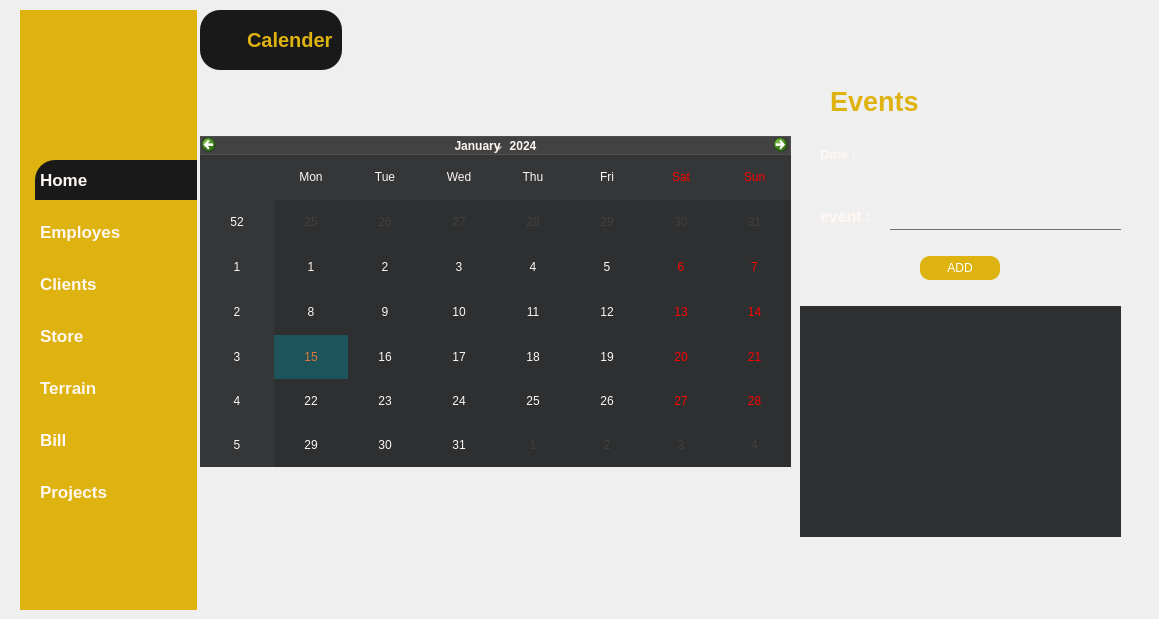
   <widget class="QWidget" name="page_6">
    <property name="styleSheet">
     <string notr="true">#page_6{
background-color: #191919;
}
*{
color : #fff7f2;
border : none;
}

#leftMenu_5{
background-color: #deb30f;
}
QLineEdit{
background : transparent;
}

#appHeader_7,#label_13{
color : #deb30f;
}
#card1_5, #card2_5,#card3_5, #card4_5{
background-color : #191919; 
border-radius : 20px;
}
#pushButton_46,#pushButton_10,#pushButton_19{
background-color : #deb30f;
color : #fff;
border-radius : 10px;
}
#widget_24,#widget_25{
background-color :  #191919; 
border-radius : 20px;
}
#pushButton_53{
background-color :  #191919; 
padding : 10px 5px;
text-align : left;
border-top-left-radius : 20px;
}
#pushButton_54,#pushButton_55,#pushButton_56,#pushButton_57,#pushButton_58,#pushButton_59{
padding : 10px 5px;
text-align : left;
}
QLineEdit{
background : transparent;
border : none;
color: #717072;
border-bottom : 1px solid #717072;
}
QListWidget::item {
    color:#191919; 
    background-color:transparent;
}
</string>
    </property>
    <widget class="QWidget" name="leftMenu_5" native="true">
     <property name="geometry">
      <rect>
       <x>20</x>
       <y>10</y>
       <width>177</width>
       <height>600</height>
      </rect>
     </property>
     <property name="minimumSize">
      <size>
       <width>177</width>
       <height>600</height>
      </size>
     </property>
     <property name="maximumSize">
      <size>
       <width>177</width>
       <height>600</height>
      </size>
     </property>
     <property name="styleSheet">
      <string notr="true"/>
     </property>
     <layout class="QVBoxLayout" name="verticalLayout_49">
      <property name="spacing">
       <number>0</number>
      </property>
      <property name="leftMargin">
       <number>0</number>
      </property>
      <property name="topMargin">
       <number>0</number>
      </property>
      <property name="rightMargin">
       <number>0</number>
      </property>
      <property name="bottomMargin">
       <number>0</number>
      </property>
      <item>
       <widget class="QFrame" name="frame_59">
        <property name="frameShape">
         <enum>QFrame::StyledPanel</enum>
        </property>
        <property name="frameShadow">
         <enum>QFrame::Raised</enum>
        </property>
        <layout class="QVBoxLayout" name="verticalLayout_50">
         <property name="spacing">
          <number>0</number>
         </property>
         <property name="leftMargin">
          <number>0</number>
         </property>
         <property name="topMargin">
          <number>0</number>
         </property>
         <property name="rightMargin">
          <number>0</number>
         </property>
         <property name="bottomMargin">
          <number>0</number>
         </property>
         <item>
          <widget class="QFrame" name="frame_60">
           <property name="minimumSize">
            <size>
             <width>150</width>
             <height>150</height>
            </size>
           </property>
           <property name="maximumSize">
            <size>
             <width>200</width>
             <height>150</height>
            </size>
           </property>
           <property name="frameShape">
            <enum>QFrame::StyledPanel</enum>
           </property>
           <property name="frameShadow">
            <enum>QFrame::Raised</enum>
           </property>
           <widget class="QLabel" name="label_151">
            <property name="geometry">
             <rect>
              <x>-20</x>
              <y>-40</y>
              <width>230</width>
              <height>230</height>
             </rect>
            </property>
            <property name="minimumSize">
             <size>
              <width>230</width>
              <height>230</height>
             </size>
            </property>
            <property name="maximumSize">
             <size>
              <width>230</width>
              <height>230</height>
             </size>
            </property>
            <property name="text">
             <string/>
            </property>
            <property name="pixmap">
             <pixmap>../logo.png</pixmap>
            </property>
            <property name="scaledContents">
             <bool>true</bool>
            </property>
           </widget>
          </widget>
         </item>
         <item alignment="Qt::AlignTop">
          <widget class="QFrame" name="frame_61">
           <property name="frameShape">
            <enum>QFrame::StyledPanel</enum>
           </property>
           <property name="frameShadow">
            <enum>QFrame::Raised</enum>
           </property>
           <layout class="QVBoxLayout" name="verticalLayout_51">
            <property name="spacing">
             <number>12</number>
            </property>
            <property name="leftMargin">
             <number>15</number>
            </property>
            <property name="topMargin">
             <number>0</number>
            </property>
            <property name="rightMargin">
             <number>0</number>
            </property>
            <property name="bottomMargin">
             <number>0</number>
            </property>
            <item>
             <widget class="QPushButton" name="pushButton_53">
              <property name="font">
               <font>
                <pointsize>13</pointsize>
                <weight>75</weight>
                <bold>true</bold>
               </font>
              </property>
              <property name="text">
               <string>Home</string>
              </property>
              <property name="icon">
               <iconset resource="resources.qrc">
                <normaloff>:/whiteIcons/assets/icons/white/home.svg</normaloff>:/whiteIcons/assets/icons/white/home.svg</iconset>
              </property>
              <property name="iconSize">
               <size>
                <width>24</width>
                <height>24</height>
               </size>
              </property>
             </widget>
            </item>
            <item>
             <widget class="QPushButton" name="pushButton_54">
              <property name="font">
               <font>
                <pointsize>13</pointsize>
                <weight>75</weight>
                <bold>true</bold>
               </font>
              </property>
              <property name="text">
               <string>Employes</string>
              </property>
              <property name="iconSize">
               <size>
                <width>24</width>
                <height>24</height>
               </size>
              </property>
             </widget>
            </item>
            <item>
             <widget class="QPushButton" name="pushButton_55">
              <property name="font">
               <font>
                <pointsize>13</pointsize>
                <weight>75</weight>
                <bold>true</bold>
               </font>
              </property>
              <property name="text">
               <string>Clients</string>
              </property>
              <property name="iconSize">
               <size>
                <width>24</width>
                <height>24</height>
               </size>
              </property>
             </widget>
            </item>
            <item>
             <widget class="QPushButton" name="pushButton_56">
              <property name="font">
               <font>
                <pointsize>13</pointsize>
                <weight>75</weight>
                <bold>true</bold>
               </font>
              </property>
              <property name="text">
               <string>Store</string>
              </property>
              <property name="iconSize">
               <size>
                <width>24</width>
                <height>24</height>
               </size>
              </property>
             </widget>
            </item>
            <item>
             <widget class="QPushButton" name="pushButton_57">
              <property name="font">
               <font>
                <pointsize>13</pointsize>
                <weight>75</weight>
                <bold>true</bold>
               </font>
              </property>
              <property name="text">
               <string>Terrain</string>
              </property>
             </widget>
            </item>
            <item>
             <widget class="QPushButton" name="pushButton_58">
              <property name="font">
               <font>
                <pointsize>13</pointsize>
                <weight>75</weight>
                <bold>true</bold>
               </font>
              </property>
              <property name="text">
               <string>Bill</string>
              </property>
             </widget>
            </item>
            <item>
             <widget class="QPushButton" name="pushButton_59">
              <property name="font">
               <font>
                <pointsize>13</pointsize>
                <weight>75</weight>
                <bold>true</bold>
               </font>
              </property>
              <property name="text">
               <string>Projects</string>
              </property>
              <property name="iconSize">
               <size>
                <width>24</width>
                <height>24</height>
               </size>
              </property>
             </widget>
            </item>
           </layout>
          </widget>
         </item>
        </layout>
       </widget>
      </item>
     </layout>
    </widget>
    <widget class="QWidget" name="MainBody_5" native="true">
     <property name="geometry">
      <rect>
       <x>200</x>
       <y>10</y>
       <width>950</width>
       <height>550</height>
      </rect>
     </property>
     <property name="minimumSize">
      <size>
       <width>950</width>
       <height>550</height>
      </size>
     </property>
     <property name="maximumSize">
      <size>
       <width>950</width>
       <height>400</height>
      </size>
     </property>
     <property name="sizeIncrement">
      <size>
       <width>0</width>
       <height>0</height>
      </size>
     </property>
     <layout class="QVBoxLayout" name="verticalLayout_52">
      <item>
       <widget class="QWidget" name="headerFrame_7" native="true">
        <property name="minimumSize">
         <size>
          <width>0</width>
          <height>60</height>
         </size>
        </property>
        <property name="maximumSize">
         <size>
          <width>16777215</width>
          <height>60</height>
         </size>
        </property>
        <layout class="QHBoxLayout" name="horizontalLayout_9">
         <property name="spacing">
          <number>0</number>
         </property>
         <property name="leftMargin">
          <number>0</number>
         </property>
         <property name="topMargin">
          <number>0</number>
         </property>
         <property name="rightMargin">
          <number>0</number>
         </property>
         <property name="bottomMargin">
          <number>0</number>
         </property>
         <item alignment="Qt::AlignLeft">
          <widget class="QWidget" name="widget_25" native="true">
           <layout class="QHBoxLayout" name="horizontalLayout_65">
            <item>
             <widget class="QPushButton" name="menuBtn_7">
              <property name="text">
               <string/>
              </property>
              <property name="icon">
               <iconset resource="resources.qrc">
                <normaloff>:/whiteIcons/assets/icons/white/menu.svg</normaloff>:/whiteIcons/assets/icons/white/menu.svg</iconset>
              </property>
              <property name="iconSize">
               <size>
                <width>24</width>
                <height>24</height>
               </size>
              </property>
             </widget>
            </item>
            <item>
             <widget class="QLabel" name="appHeader_7">
              <property name="font">
               <font>
                <pointsize>15</pointsize>
                <weight>75</weight>
                <bold>true</bold>
               </font>
              </property>
              <property name="text">
               <string>Calender</string>
              </property>
             </widget>
            </item>
           </layout>
          </widget>
         </item>
         <item>
          <widget class="QLabel" name="date_3">
           <property name="text">
            <string/>
           </property>
          </widget>
         </item>
         <item alignment="Qt::AlignHCenter">
          <widget class="QWidget" name="widget_27" native="true">
           <layout class="QHBoxLayout" name="horizontalLayout_67"/>
          </widget>
         </item>
         <item alignment="Qt::AlignRight">
          <widget class="QWidget" name="widget_28" native="true">
           <layout class="QHBoxLayout" name="horizontalLayout_68">
            <property name="spacing">
             <number>0</number>
            </property>
            <property name="leftMargin">
             <number>0</number>
            </property>
            <property name="topMargin">
             <number>0</number>
            </property>
            <property name="rightMargin">
             <number>0</number>
            </property>
            <property name="bottomMargin">
             <number>0</number>
            </property>
           </layout>
          </widget>
         </item>
        </layout>
       </widget>
      </item>
      <item>
       <widget class="QWidget" name="widget_3" native="true">
        <widget class="QFrame" name="horizontalFrame_2">
         <property name="geometry">
          <rect>
           <x>0</x>
           <y>-10</y>
           <width>611</width>
           <height>481</height>
          </rect>
         </property>
         <widget class="QCalendarWidget" name="calendarWidget">
          <property name="geometry">
           <rect>
            <x>0</x>
            <y>70</y>
            <width>591</width>
            <height>331</height>
           </rect>
          </property>
          <property name="autoFillBackground">
           <bool>false</bool>
          </property>
          <property name="styleSheet">
           <string notr="true">QWidget#qt_calendar_navigationbar
{
    background-color: #424242;
    border: 1px solid #4f4f4f;
}

QCalendarWidget QTableView{
background-color: #2e2f30;
}
QCalendarWidget QAbstractItemView:enabled 
{
    selection-background-color: rgba(29,84,92,255);
    selection-color: rgba(221,119,57,255);
}
 
/* days inactive */
QCalendarWidget QAbstractItemView:disabled { color: rgb(64, 64, 64); }
QCalendarWidget QWidget { alternate-background-color: rgba(53,54,55,255); }</string>
          </property>
          <property name="navigationBarVisible">
           <bool>true</bool>
          </property>
         </widget>
        </widget>
        <widget class="QLabel" name="label_13">
         <property name="geometry">
          <rect>
           <x>630</x>
           <y>10</y>
           <width>91</width>
           <height>31</height>
          </rect>
         </property>
         <property name="font">
          <font>
           <pointsize>20</pointsize>
           <weight>75</weight>
           <bold>true</bold>
          </font>
         </property>
         <property name="text">
          <string>Events </string>
         </property>
        </widget>
        <widget class="QLabel" name="label_14">
         <property name="geometry">
          <rect>
           <x>620</x>
           <y>70</y>
           <width>49</width>
           <height>16</height>
          </rect>
         </property>
         <property name="font">
          <font>
           <pointsize>10</pointsize>
           <weight>75</weight>
           <bold>true</bold>
          </font>
         </property>
         <property name="text">
          <string>Date : </string>
         </property>
        </widget>
        <widget class="QLabel" name="label_15">
         <property name="geometry">
          <rect>
           <x>620</x>
           <y>130</y>
           <width>61</width>
           <height>21</height>
          </rect>
         </property>
         <property name="font">
          <font>
           <pointsize>12</pointsize>
           <weight>75</weight>
           <bold>true</bold>
          </font>
         </property>
         <property name="text">
          <string>event : </string>
         </property>
        </widget>
        <widget class="QLineEdit" name="lineEdit_14">
         <property name="geometry">
          <rect>
           <x>690</x>
           <y>130</y>
           <width>231</width>
           <height>24</height>
          </rect>
         </property>
        </widget>
        <widget class="QLabel" name="label_21">
         <property name="geometry">
          <rect>
           <x>710</x>
           <y>70</y>
           <width>141</width>
           <height>20</height>
          </rect>
         </property>
         <property name="text">
          <string/>
         </property>
        </widget>
        <widget class="QListView" name="listView">
         <property name="geometry">
          <rect>
           <x>600</x>
           <y>230</y>
           <width>321</width>
           <height>231</height>
          </rect>
         </property>
         <property name="styleSheet">
          <string notr="true">QListView {

    background: #2e2f30;
    color: #252424;
    outline: 0;
}
QListView::item {
    color: #fff7f2; 
    

	font-family: Arial;
}
</string>
         </property>
        </widget>
        <widget class="QPushButton" name="pushButton_19">
         <property name="geometry">
          <rect>
           <x>720</x>
           <y>180</y>
           <width>80</width>
           <height>24</height>
          </rect>
         </property>
         <property name="text">
          <string>ADD</string>
         </property>
        </widget>
       </widget>
      </item>
     </layout>
    </widget>
   </widget>
